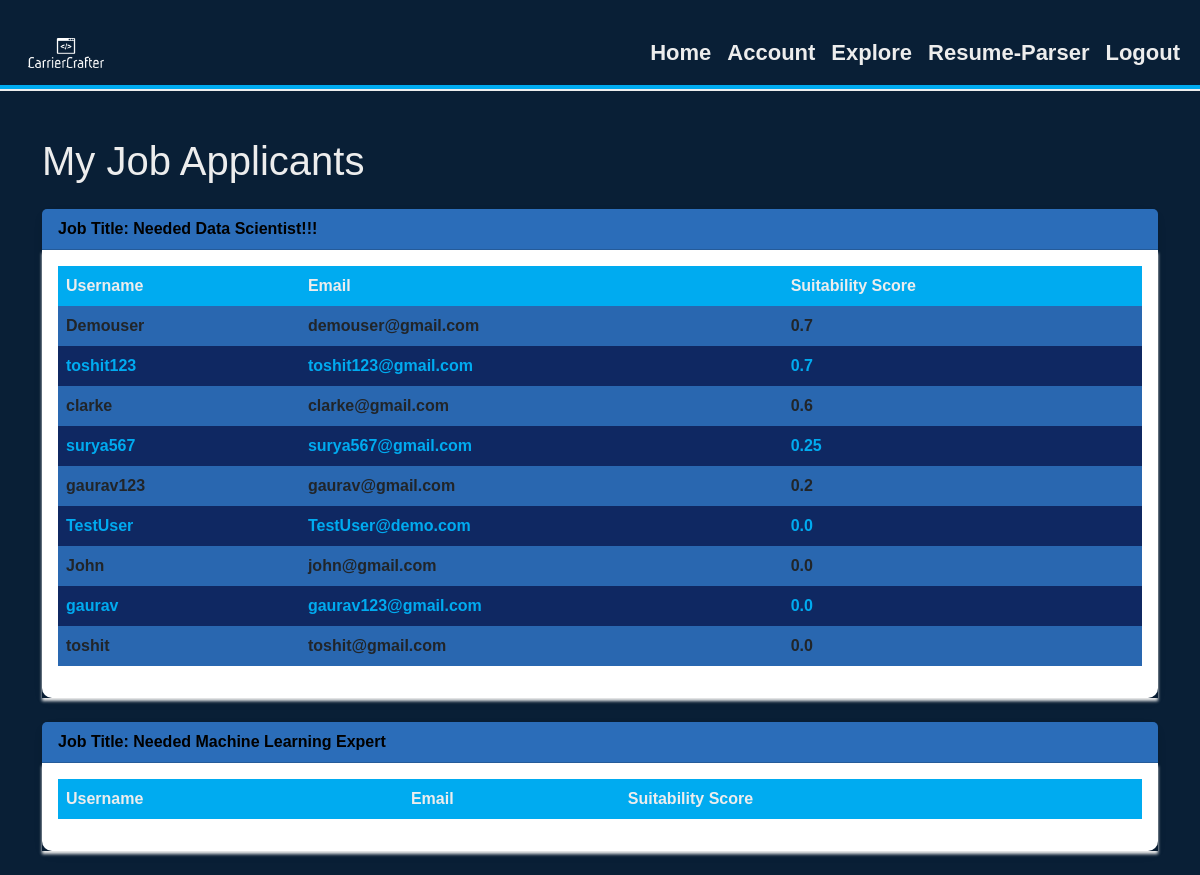
/my_jobs (signed in), run on the app's committed database.
### models.py (models this page shows, shortened)
class JobPost(db.Model):
    id = db.Column(db.Integer, primary_key=True)
    title = db.Column(db.String(100), nullable=False)
    description = db.Column(db.Text, nullable=False)
    date_posted = db.Column(db.DateTime, nullable=False, default=datetime.utcnow)
    author_id = db.Column(db.Integer, db.ForeignKey('user.id'), nullable=False)

class AnalyzeResume(db.Model):
    id = db.Column(db.Integer, primary_key=True)
    username = db.Column(db.String(100), nullable=False)
    email = db.Column(db.String(120), nullable=False)
    author_name = db.Column(db.String(100), nullable=False)
    score = db.Column(db.Float, nullable=False)
    job_post_id = db.Column(db.Integer, nullable=False)
    created_at = db.Column(db.DateTime, nullable=False, default=datetime.utcnow)

### routes.py (the view)
@app.route('/my_jobs', methods=['GET'])
@login_required
def my_jobs():
    user_jobs = JobPost.query.filter_by(author=current_user).all()
    job_ids = [job.id for job in user_jobs]
    job_applicants = AnalyzeResume.query.filter(AnalyzeResume.job_post_id.in_(job_ids)).order_by(AnalyzeResume.score.desc()).all()
    if not job_applicants:
        message = "No applications"
        return render_template('my_jobs.html', job_post=user_jobs, message=message)
    return render_template('my_jobs.html', user_jobs=user_jobs, job_applicants=job_applicants)

### models.py (called while the page is built)
@login_manager.user_loader
def load_user(user_id):
    return User.query.get(int(user_id))

### templates/my_jobs.html (shortened to what this page needs)
<!DOCTYPE html>
<html lang="en">
<head>
    <link rel="stylesheet" href="https://cdnjs.cloudflare.com/ajax/libs/font-awesome/5.15.3/css/all.min.css">
    <link rel="stylesheet" href="https://cdn.jsdelivr.net/npm/bootstrap@5.2.3/dist/css/bootstrap.min.css">
    <link rel="stylesheet" href="https://cdn.jsdelivr.net/npm/bootstrap@5.2.3/dist/css/bootstrap.rtl.min.css">
    <link rel="stylesheet" href="{{url_for('static',filename='style6.css')}}">
</head>
<body>
    <nav class="navbar navbar-expand-lg navbar-light ">
        <div class="container-fluid">
            <a class="navbar-brand " href="#"><img src="/static/logo.png" alt="Logo" height="30"></a>
            <div class="collapse navbar-collapse justify-content-end" id="navbarNav">
                <ul class="navbar-nav">
                    <li class="nav-item">
                        <b><a class="nav-link links" href="{{url_for('home')}}">Home</a></b>
                    </li>
                    <li class="nav-item">
                        <b><a class="nav-link links" href="{{url_for('account')}}">Account</a></b>
                    </li>
                    <li class="nav-item">
                        <b><a class="nav-link links" href="{{url_for('all_jobs')}}">Explore</a></b>
                    </li>
                    <li class="nav-item">
                        <b><a class="nav-link links" href="https://dummyrpbycc.streamlit.app/">Resume-Parser</a></b>
                    </li>
                    <li class="nav-item">
                        <b><a class="nav-link links" href="{{url_for('login')}}">Logout</a></b>
                    </li>
                </ul>
            </div>
        </div>
    </nav>
    {% if message %}
       <h1 style="text-align:center;">{{ message }}</h1>
    {% else %}
            <div class="container mt-5">
                <h1 class="mb-4">My Job Applicants</h1>
                {% for job in user_jobs %}
                <div class="card mb-4">
                    <div class="card-header">
                        Job Title: {{ job.title }}
                    </div>
                    <div class="card-body">
                        <table class="table table-striped">
                            <thead>
                                <tr>
                                    <th>Username</th>
                                    <th>Email</th>
                                    <th>Suitability Score</th>
                                </tr>
                            </thead>
                            <tbody>
                                {% for applicant in job_applicants if applicant.job_post_id == job.id %}
                                <tr>
                                    <td>{{ applicant.username }}</td>
                                    <td>{{ applicant.email }}</td>
                                    <td>{{ applicant.score }}</td>
                                </tr>
                                {% endfor %}
                            </tbody>
                        </table>
                    </div>
                </div>
                {% endfor %}
            </div>
    {% endif %}
</body>
</html>

### static/style6.css (style rules this page uses)
:root { --bg-color:#0f2862; --backup-color:#091f36; --text-color:#ededed; --main1-color:#00abf0; --main2-color:#2b6db9; }
body { background-color: var(--backup-color); color:var(--text-color); margin:0; font-family:Kreon,Arial; padding-top:20px; }
ul li { font-size:22px; }
nav { border-bottom: 4px solid var(--main1-color); box-shadow:0 2px 0px var(--text-color) ; }
ul li a { cursor: pointer; color:var(--text-color); }
.links { color: #ededed; }
.card-body { box-shadow: 0 3px 3px var(--text-color); }
.card-header { background-color: var(--main2-color); font-weight: bold; color: black; }
.card { border: none; border-radius: 10px; box-shadow: 0px 4px 8px rgba(0, 0, 0, 0.1); margin-bottom: 20px; }
.table { background-color: var(--bg-color); color: var(--text-color); }
.table th, .table td { border: none; color:var(--main1-color); font-weight: bold; }
.table th { background-color: var(--main1-color); color: var(--text-color); }
.table-striped tbody tr:nth-of-type(odd) { background-color: var(--main2-color); }
.table-striped tbody tr:nth-of-type(even) { background-color: var(--bg-color); }

### data on the page
JobPost: title "Needed Data Scientist!!!"
AnalyzeResume: username "Demouser", email "demouser@gmail.com", score "0.7"
AnalyzeResume: username "toshit123", email "toshit123@gmail.com", score "0.7"
AnalyzeResume: username "clarke", email "clarke@gmail.com", score "0.6"
AnalyzeResume: username "surya567", email "surya567@gmail.com", score "0.25"
AnalyzeResume: username "gaurav123", email "gaurav@gmail.com", score "0.2"
AnalyzeResume: username "TestUser", email "TestUser@demo.com", score "0.0"
AnalyzeResume: username "John", email "john@gmail.com", score "0.0"
AnalyzeResume: username "gaurav", email "gaurav123@gmail.com", score "0.0"
AnalyzeResume: username "toshit", email "toshit@gmail.com", score "0.0"
JobPost: title "Needed Machine Learning Expert"
